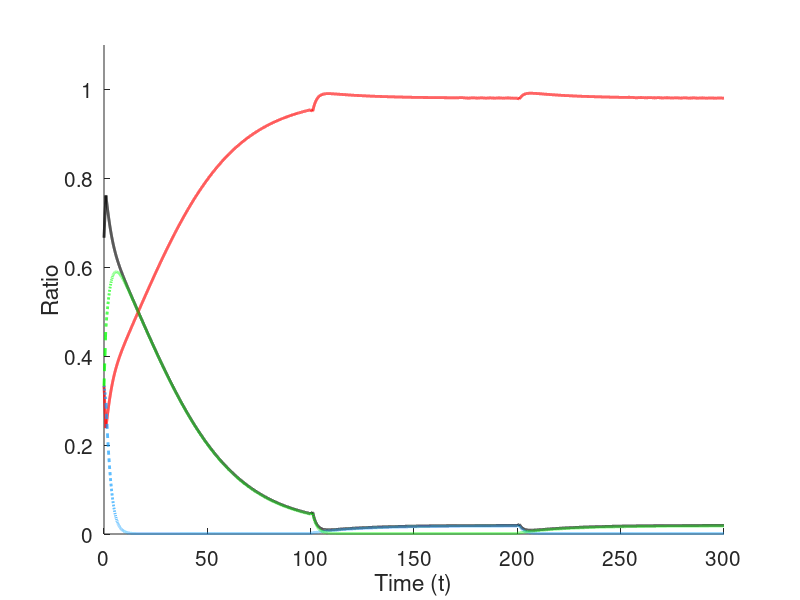

Source code (MATLAB): (Note: this script raises an error after producing the figure.)
function successBased
T = 300;

tau = 1; %delay for social learners
epsilon  = 0.10003; %

phiArr = [];
Tarr = [];

payOpt = normrnd(0.2,0,1000); %introducing some noise for the payoff of optimum behavior
paySOpt = normrnd(0.8,0,1000);%introducing some noise for the payoff of sub-optimum behavior



fB1 = @(t)(1-epsilon)*piB1(t) + epsilon*piB2(t); %Fitness of behavior 1
fB2 = @(t)(1-epsilon)*piB2(t) + epsilon*piB1(t); %Fitness of behavior 2

B10  = 1/3;
B20  = 1/3;
S10  = 1/3;

Y0 = [B10; B20; S10];
tspan   = [0:0.01:T];
[tt, y] = ode45(@sls,tspan,Y0);


%generating the plots
figure;
hold on
plot(tt,y(:,1) + y(:,2),'Color', 'k', 'Linewidth', 2)
plot(tt,y(:,3),'Color', 'r', 'Linewidth', 2)
plot(tt,y(:,1),'--','Color', [0.07,0.62,1.00], 'Linewidth', 2)
plot(tt,y(:,2),'--','Color', 'g', 'Linewidth', 2)
xlabel('Time (t)')
ylabel('Ratio')
set(gca,'FontSize',15);
ylim([0,1.1])

yyaxis right
ylabel('\phi(t)')
set(gca,'ycolor','m');
ylim([0,1.1])

inx = Tarr == 0;
Tarr(inx) = [];
phiArr(inx) = [];
plot(Tarr, phiArr, 'Color', 'm','Linewidth', 2)

legend({'IL','SL','B_1','B_2', '\phi(t)'}, ...
            'Position',[0.22 0.85 0.64 0.08], ...
            'FontSize',13,...
            'NumColumns',5,...
            'color','none');
legend boxoff




    function dxdt = sls(t,x)
               
        Q = [[0.999, 0, 0.001]; [0, 0.999, 0.001]; [0.001, 0.001, 0.998]];
        
        fSt = 0;
        if(t-tau >= 0)
            if(fB1(t-tau) > fB2(t-tau))
                fSt = (1-epsilon)^3*piB1(t) + 3*(1-epsilon)^2*epsilon*piB1(t) + 3*(1-epsilon)*epsilon^2*piB2(t) + epsilon^3*piB2(t);
            else
                fSt = (1-epsilon)^3*piB2(t) + 3*(1-epsilon)^2*epsilon*piB2(t) + 3*(1-epsilon)*epsilon^2*piB1(t) + epsilon^3*piB1(t);
            end
        end
        
        f = [fB1(t) fB2(t) fSt];
        phi = f*x; 
        phiArr(floor(t*10)+1) = phi;
        Tarr(floor(t*10)+1) = t;
        
        
        dxdt1 = f*(x.*Q(:,1)) - x(1)*phi; %B1 equation
        dxdt2 = f*(x.*Q(:,2)) - x(2)*phi; %B2 equation
        dxdt3 = f*(x.*Q(:,3)) - x(3)*phi; %S equation
        dxdt = [dxdt1;dxdt2;dxdt3];
    end
    
    function y = piB1(t) %Payoff of behavior 1
        if(t<100 || t>200)
            y = payOpt(floor(t+1));
        else
            y = paySOpt(floor(t+1));
        end
    end

    function y = piB2(t) %Payoff of behavior 2
        if(t<100 || t>200)
            y = paySOpt(floor(t+1));
        else
            y = payOpt(floor(t+1));
        end
    end
end